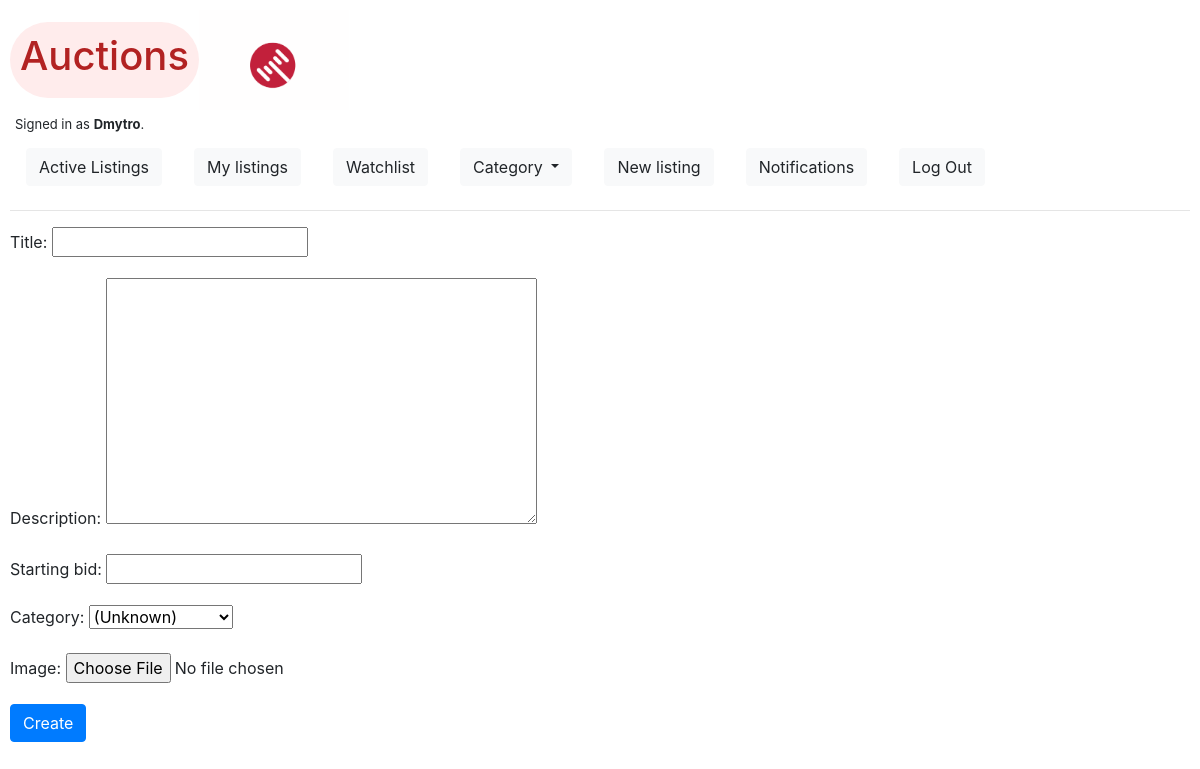
The page /new_listing (signed in) on the database as committed earlier.
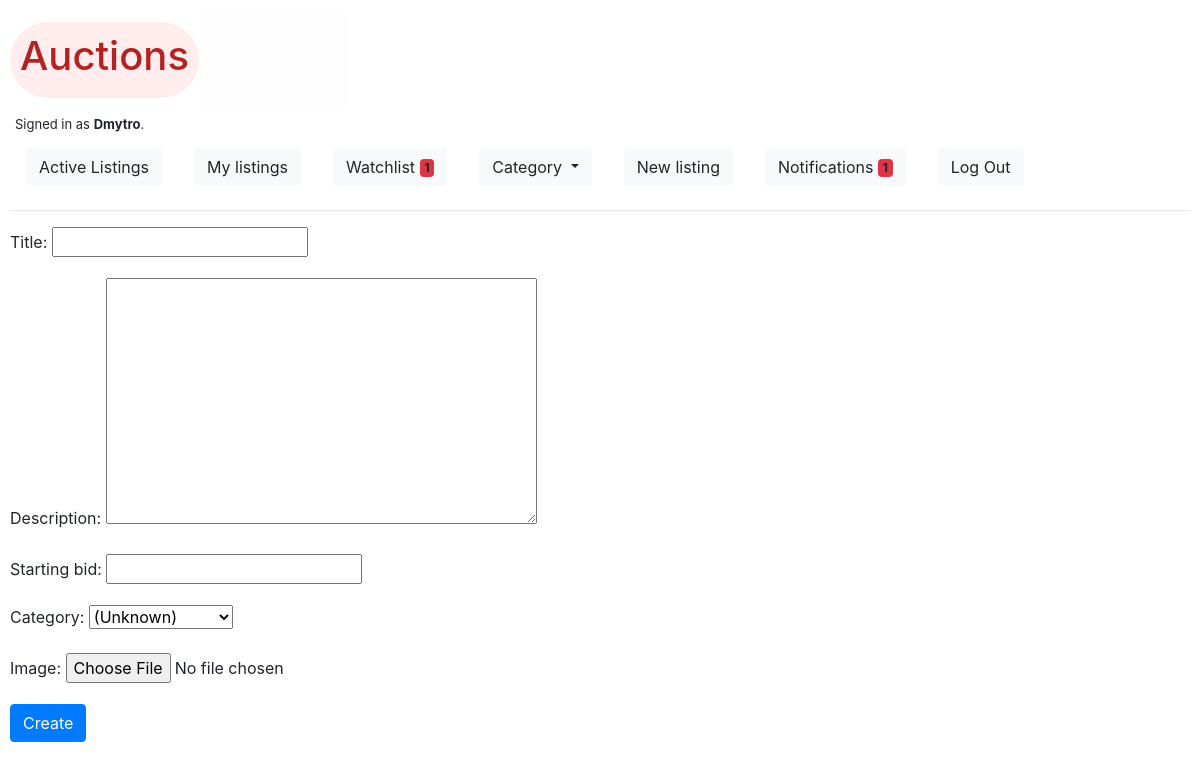
The same page on the database as committed later.
### auctions/models.py (models this page shows)
class User(AbstractUser):
    pass

### auctions/views.py (the view)
# urls.py: path("new_listing", views.new_listing, name="new_listing"),
@login_required
def new_listing(request):
    if request.method == 'POST':
        infform = InfoForm(request.POST)
        imgform = ImageForm(request.POST, request.FILES)
        if infform.is_valid() and imgform.is_valid():
            category = infform.cleaned_data['category']
            image = imgform.cleaned_data["image"]
            bid = infform.cleaned_data['starting_bid']
            inf_form = infform.save(commit=False)
            if not category:
                inf_form.category = "OT"
            inf_form.user = request.user
            inf_form.current_price = bid
            inf_form.save()
            if image:
                Photo(listing=inf_form, image=image).save()
            Bid(listing=inf_form, bid=bid, username=request.user).save()
            return render(request, "auctions/listing.html", {
                "listing": inf_form,
                "img_form": ImageForm(),
                "comment_form": CommForm(),
                "bid_form": BidForm(),
                "bid_count": 0,
                "winner": inf_form.user,
                "category_form": CategoryForm(),
                "its_my": True,
                "owner": True,
                "bid_error": None,
                })
        else:
            return render(request, "auctions/new_listing.html", {
                "inf_form": InfoForm({"description": 'Add description'}),
                "img_form": ImageForm(),
                })
    else:
        return render(request, "auctions/new_listing.html", {
            "inf_form": InfoForm(),
            "img_form": ImageForm(),
            })

### auctions/views.py
class InfoForm(forms.ModelForm):
    class Meta:
        model = Listing
        fields = ['title', 'description', 'starting_bid', 'category']

class ImageForm(forms.ModelForm):
    class Meta:
        model = Photo
        fields = ['image']

### auctions/templates/auctions/new_listing.html (shortened to what this page needs)
{% extends "auctions/layout.html" %}
{% block body %}
    <form action="{% url 'new_listing' %}" method="post" enctype="multipart/form-data">
        {{ inf_form.as_p }}
        {{ img_form.as_p }}
        <button class="btn btn-primary" type="submit">Create</button>
    </form>
{% endblock %}

### auctions/templates/auctions/layout.html (shortened to what this page needs)
{% load static %}
<!DOCTYPE html>
<html lang="en">
    <head>
        <link rel="stylesheet" href="https://stackpath.bootstrapcdn.com/bootstrap/4.4.1/css/bootstrap.min.css">
        <link rel="stylesheet" href="{% static 'auctions/styles.css' %}">
        <link rel="stylesheet" href="{% static 'auctions/color.css' %}">
        <script src="https://cdn.jsdelivr.net/npm/bootstrap@5.0.0-beta1/dist/js/bootstrap.min.js"></script>    </head>
    <body class="auctions">
        <div class="title">
            <div id="auction_logo"><h1>Auctions</h1></div>
            <div class="gif"></div>
        </div>
        <div id="is_authenticated">
            {% if user.is_authenticated %}
                Signed in as <strong>{{ user.username }}</strong>.
            {% else %}
                Not signed in.
            {% endif %}
        </div>
        <ul class="nav">
                <li class="nav-item">
                    <a class="nav-link" href="{% url 'index' %}">
                        <button type="button" class="btn btn-light">
                            Active Listings
                        </button>
                    </a>
                </li>
                {% if user.is_authenticated %}
                    <li class="nav-item">
                        <a class="nav-link" href="{% url 'my_listings' %}">
                            <button type="button" class="btn btn-light">
                                My listings
                            </button>
                        </a>
                    </li>
                    <li class="nav-item">
                        <a class="nav-link" href="{% url 'watchlist' %}">
                            <button type="button" class="btn btn-light">
                                Watchlist <span class="badge bg-danger">{% if request.user.watch.count != 0 %} {{ request.user.watch.count }} {% endif %}</span>
                              </button></a>
                    </li>
                    <li class="nav-item">
                        <div class="nav-link">
                            <a class="btn btn-light dropdown-toggle" href="#" role="button" id="dropdownMenuLink" data-toggle="dropdown" aria-haspopup="true" aria-expanded="false">
                            Category
                            </a>
                        </div>
                    </li>
                    <li class="nav-item">
                        <a class="nav-link" href="{% url 'new_listing' %}">
                            <button type="button" class="btn btn-light">
                                New listing
                            </button>
                        </a>
                    </li>
                    <li class="nav-item">
                        <a class="nav-link" href="{% url 'notifications' %}">
                            <button type="button" class="btn btn-light">
                                Notifications <span class="badge bg-danger">{% if request.user.notifications.count != 0 %} {{ request.user.notifications.count }} {% endif %}</span>
                              </button></a>
                    </li>
                    <li class="nav-item">
                        <a class="nav-link" href="{% url 'logout' %}">
                            <button type="button" class="btn btn-light">
                                Log Out
                            </button>
                        </a>
                    </li>
                {% endif %}
        </ul>
        <hr>
        {% block body %}
        {% endblock %}
    </body>
</html>

Rows that differ between the two databases and show on the page:
changed User "Dmytro": user.watch.count (not shown) → "1"; user.notifications.count (not shown) → "1"
